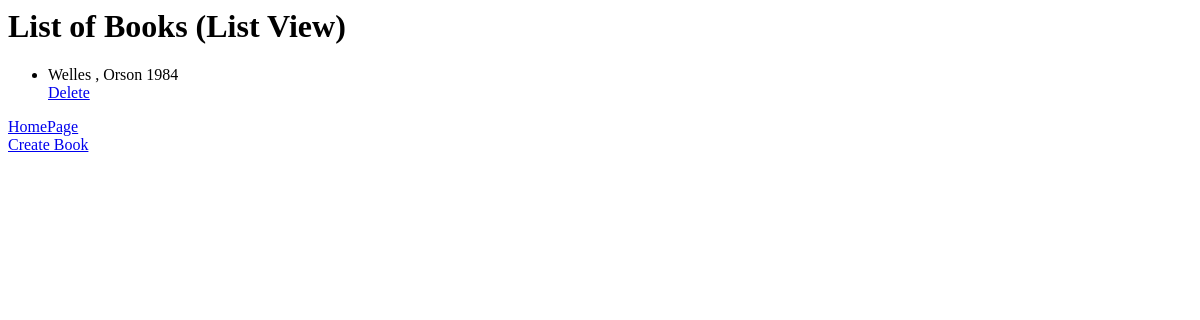
Page /catalog/book_list/ on the earlier database version.
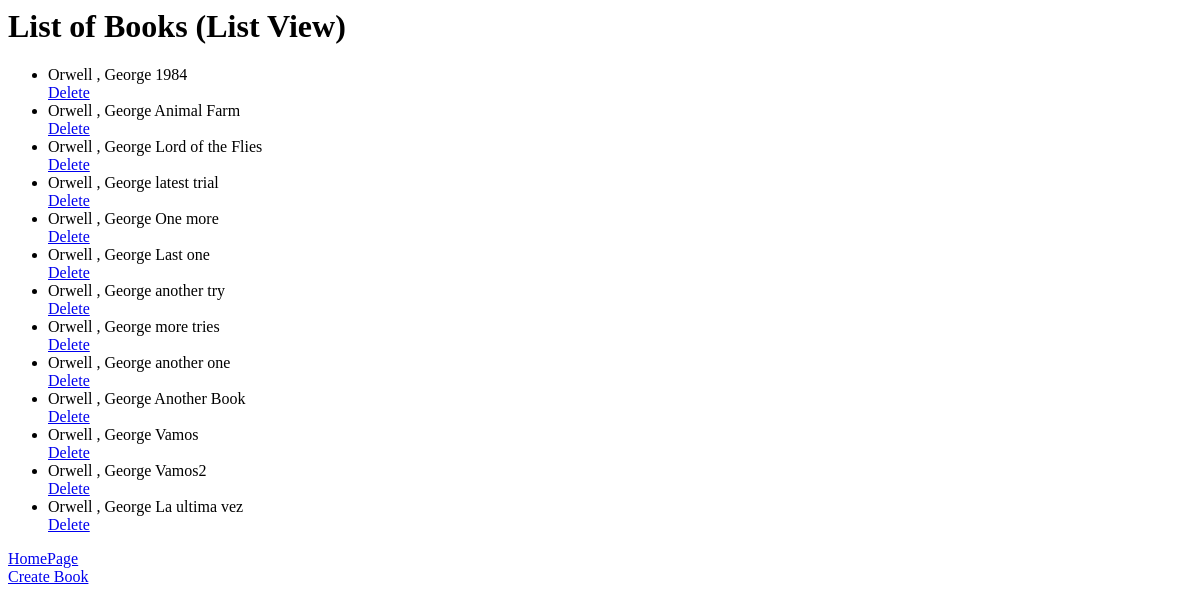
Same page on the later database version.
### catalog/models.py (models this page shows, shortened)
class Book(models.Model):
    title = models.CharField(max_length=200)
    author = models.ForeignKey('Author',on_delete=models.SET_NULL,null=True) #on_delete, to delete author but not the book
    summary = models.TextField(max_length=600)
    isbn = models.CharField('ISBN', max_length=13,unique=True)
    genre = models.ManyToManyField(Genre)
    language = models.ForeignKey('Language',on_delete=models.SET_NULL,null=True)

class Author(models.Model):
    first_name= models.CharField(max_length=200)
    last_name= models.CharField(max_length=200)
    dob = models.DateField(null=True,blank=True)
    class Meta:
        ordering= ['last_name','first_name']
    def __str__(self):
        return f"{self.last_name} , {self.first_name}"

### catalog/views.py (the view)
# urls.py: path('book_list/', views.BookList.as_view(), name='book_list'),
class BookList(ListView):
    model = Book
    field = '__all__'

### catalog/templates/catalog/book_list.html
<h1>List of Books (List View)</h1>
<ul>
    {% for book in object_list %}
    <li>{{book.list}} {{book.author}} {{book.title}}</li>
    <a href="/catalog/book_delete/{{book.id}}">Delete</a>
    {% endfor %}
</ul>
<a href="{% url 'index'%}">HomePage</a>
<div>
    <a href="{% url 'create_book'%}">Create Book</a>
</div>

Differences in the rows shown:
changed through a linked row, Book (number 1 of 13 on the later page): author "Welles , Orson" → "Orwell , George"
added Book: author "Orwell , George", title "Animal Farm"
added Book: author "Orwell , George", title "Lord of the Flies"
added Book: author "Orwell , George", title "latest trial"
added Book: author "Orwell , George", title "One more"
added Book: author "Orwell , George", title "Last one"
added Book: author "Orwell , George", title "another try"
added Book: author "Orwell , George", title "more tries"
added Book: author "Orwell , George", title "another one"
added Book: author "Orwell , George", title "Another Book"
added Book: author "Orwell , George", title "Vamos"
added Book: author "Orwell , George", title "Vamos2"
added Book: author "Orwell , George", title "La ultima vez"
